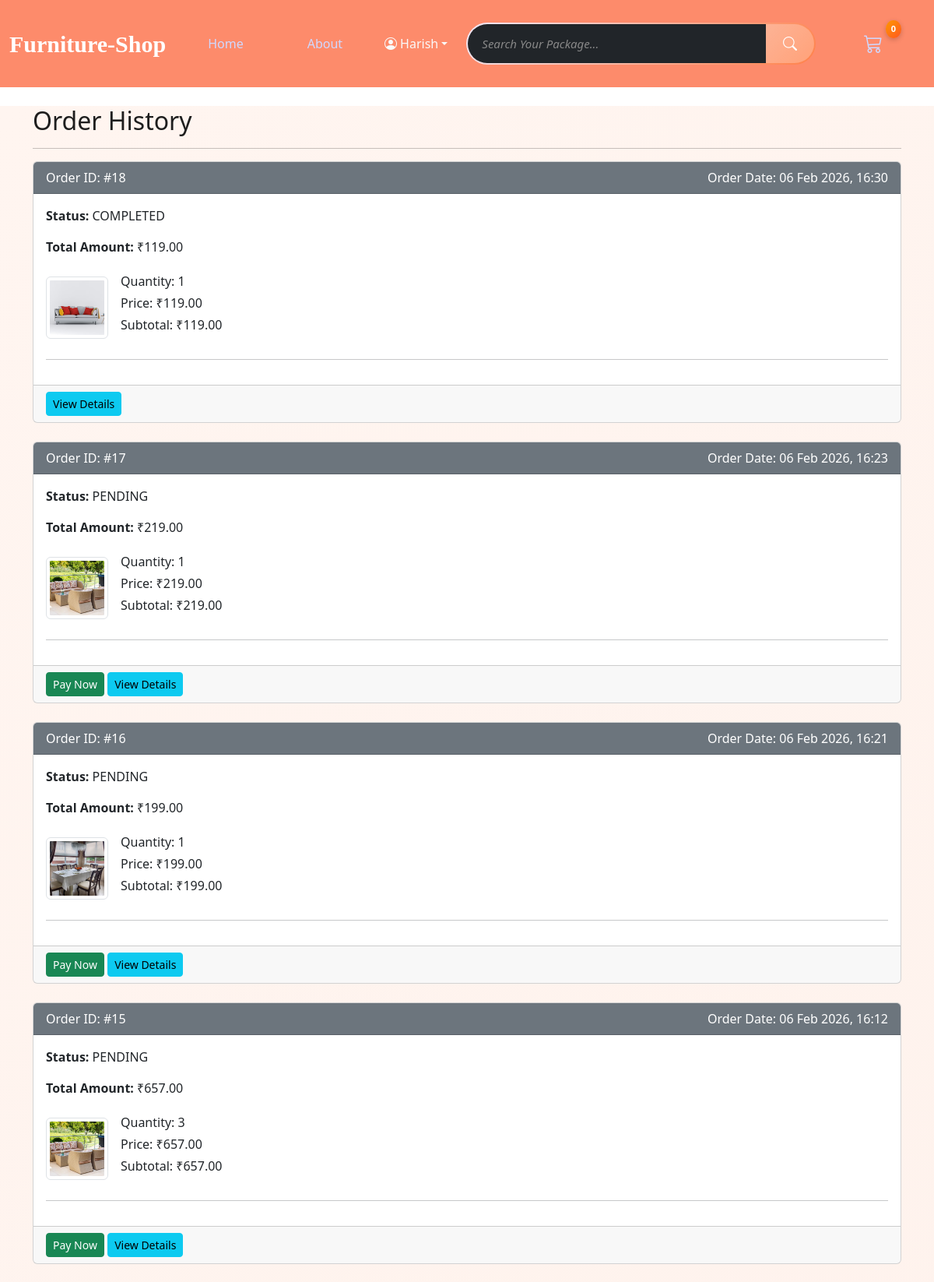
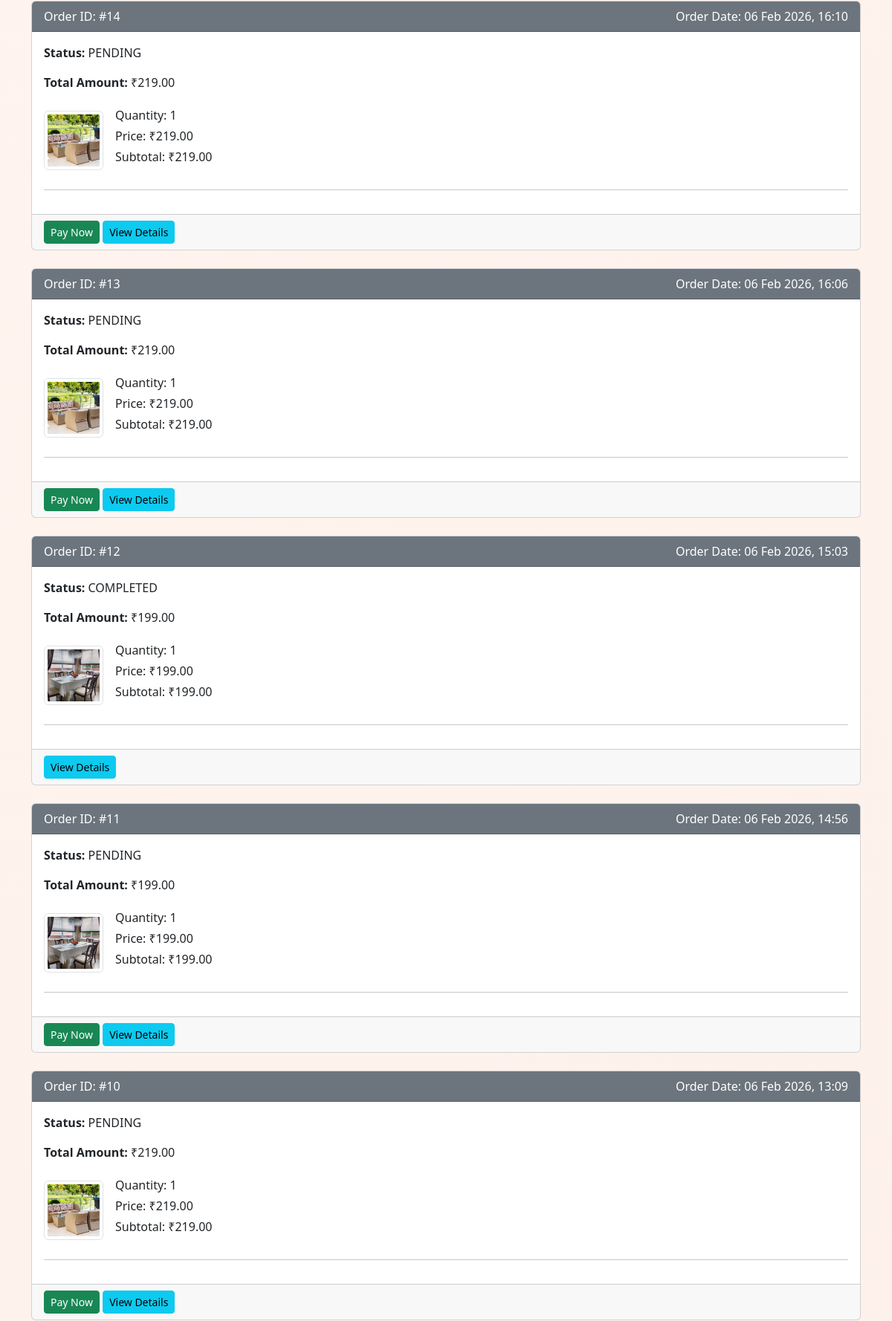
The page /orders/history/v2 (signed in, upper part) on the database its author committed (2 pictures, top to bottom).
### orders/models.py (models this page shows, shortened)
class Order(models.Model):
    user = models.ForeignKey(User, on_delete=models.CASCADE)
    order_date = models.DateTimeField(auto_now_add=True)
    total_amount = models.DecimalField(max_digits=10, decimal_places=2)
    status = models.CharField(max_length=20, choices=[('PENDING','Pending'),('COMPLETED','Completed')])
    razorpay_order_id = models.CharField(max_length=255)
    address = models.ForeignKey(Address, on_delete=models.CASCADE, null=True, blank=True, related_name="orders")

class OrderDetails(models.Model):
    order = models.ForeignKey(Order, related_name="order_details", on_delete=models.CASCADE)
    order_item = models.ForeignKey(Product, on_delete=models.CASCADE)
    quantity = models.PositiveIntegerField()
    price = models.DecimalField(max_digits=10, decimal_places=2)

### products/models.py (models this page shows, shortened)
class Product(models.Model):
    title = models.CharField(max_length=255)
    desc = models.TextField(max_length=500)
    price = models.DecimalField(max_digits=10, decimal_places=2)
    stock = models.PositiveIntegerField()
    thumbnail = models.ImageField(upload_to='products/thumbnails/')
    created_at = models.DateTimeField(auto_now_add=True)
    updated_at = models.DateTimeField(auto_now=True)

### orders/views.py (the view)
# urls.py: path('orders/history/v2', views.order_history_2, name='order_history_2'),
@login_required
def order_history_2(request):
    orders = Order.objects.filter(user=request.user).prefetch_related('order_details').order_by('-order_date')
    return render(request, 'orders/order_history_2.html', {'orders': orders})

### templates/orders/order_history_2.html (shortened to what this page needs)
{% extends 'base/base.html' %}
{% load static %}
{% block content %}
<div class="container mt-4">
    <h2>Order History</h2>
    <hr>
    {% if orders %}
        {% for order in orders %}
        <div class="card mb-4">
            <div class="card-header bg-secondary text-white d-flex justify-content-between">
                <span>Order ID: #{{ order.id }}</span>
                <span>Order Date: {{ order.order_date|date:"d M Y, H:i" }}</span>
            </div>
            <div class="card-body">
                <p><strong>Status:</strong> {{ order.status }}</p>
                <p><strong>Total Amount:</strong> ₹{{ order.total_amount }}</p>
                <div class="ordered-items mt-3">
                    {% for item in order.order_details.all %}
                    <div class="d-flex align-items-center mb-3">
                        <div class="thumbnail me-3">
                            <img src="{{ item.order_item.thumbnail.url }}" alt="{{ item.order_item.name }}" class="img-thumbnail" style="width: 80px; height: 80px; object-fit: cover;">
                        </div>
                        <div class="item-details flex-grow-1">
                            <p class="mb-1">Quantity: {{ item.quantity }}</p>
                            <p class="mb-1">Price: ₹{{ item.price|floatformat:2 }}</p>
                            <p>Subtotal: ₹{{ item.price|floatformat:2 }}</p>
                        </div>
                    </div>
                    <hr>
                    {% endfor %}
                </div>
            </div>
            <div class="card-footer d-flex justify-content-between">
                <div>
                    {% if order.status == 'PENDING' %}
                    <a href="{% url 'payment:create_razorpay_order' order.id %}" class="btn btn-success btn-sm">
                        Pay Now
                    </a>
                    {% endif %}
                    <a href="{% url 'order_detail' order.id %}" class="btn btn-info btn-sm">
                        View Details
                    </a>
                </div>
            </div>
        </div>
        {% endfor %}
    {% else %}
    <div class="alert alert-warning">
        No orders found. <a href="{% url 'home_page' %}" class="alert-link">Start Shopping</a>
    </div>
    {% endif %}
</div>
{% endblock %}

### templates/base/includes/header.html (shortened to what this page needs)
<header>
    <nav class="navbar navbar-expand-lg sticky-top" data-bs-theme="dark">
        <div class="container-fluid">
            <a class="navbar-brand fw-bold" href="{% url 'home_page' %}">
                Furniture-Shop
            </a>
            <div class="collapse navbar-collapse" id="navbarSupportedContent">
                <ul class="navbar-nav me-3 mb-2 mb-lg-0">
                    <li class="nav-item">
                        <a class="nav-link {% if current_page == 'home' %}active{% endif %}"
                            href="{% url 'home_page' %}">Home</a>
                    </li>
                    <li class="nav-item">
                        <a class="nav-link {% if current_page == 'about' %}active{% endif %}"
                            href="{% url 'about_page' %}">About</a>
                    </li>
                </ul>
                <li class="nav-item dropdown">
                    <a class="nav-link dropdown-toggle d-flex align-items-center" href="#" data-bs-toggle="dropdown">
                        <i class="bi bi-person-circle me-1"></i>
                        {% if user.is_authenticated %}
                        {{user.username.capitalize}}
                        {% else %}
                        Hi User!
                        {% endif %}
                    </a>
                </li>
                <form class="d-flex flex-grow-1 mx-lg-4" method="get" action="{% url 'search_products' %}">
                    <input name="q" value="{{ query }}" class="form-control rounded-start" type="search"
                        placeholder="Search Your Package..." aria-label="Search">
                    <button class="btn btn-secondary rounded-end" type="submit">
                        <i class="bi bi-search"></i>
                    </button>
                </form>
                <ul class="navbar-nav ms-auto align-items-center mb-2 mb-lg-0">
                    {% if not user.is_staff %}
                    <li class="nav-item me-3 position-relative">
                        <a class="nav-link" href="{% url 'view_cart' %}">
                            <i class="bi bi-cart3 fs-4"></i>
                            {% if user.is_authenticated %}
                            <span class="cart-badge" id="cart-count">0</span>
                            {% endif %}
                        </a>
                    </li>
                    {% endif %}
                </ul>
            </div>
        </div>
    </nav>
</header>

### static/css/design.css (style rules this page uses)
* { margin: 0; padding: 0; box-sizing: border-box; font-family: "Poppins", system-ui, sans-serif; }
.navbar { background-color: #fd8b6b; }
.nav-item { list-style: none; color: rgb(250, 249, 249) !important; }
.cart-badge { position: absolute; top: -2px; right: -6px; background: linear-gradient(135deg, #ff9800, #ff5722); color: #fff; font-size: 11px; font-weight: 600; padding: 3px 7px; border-radius: 50%; box-shadow: 0 2px 6px rgba(0, 0, 0, 0.2); }
.navbar-brand { font-size: 30px; font-family:Georgia, 'Times New Roman', Times, serif; }
form.d-flex.flex-grow-1.mx-lg-4 { position: relative; max-width: 620px; background: linear-gradient(135deg, #f0e9f7, #ff814a); padding: 2px; border-radius: 40px; transition: 0.4s ease; }
form.d-flex.flex-grow-1.mx-lg-4 input[type="search"] { border: none !important; padding: 14px 18px; font-size: 15px; border-radius: 40px 0 0 40px !important; transition: 0.3s ease; }
form.d-flex.flex-grow-1.mx-lg-4 input::placeholder { color: #888; font-style: italic; }
form.d-flex.flex-grow-1.mx-lg-4 button { border: none !important; padding: 0 22px; border-radius: 0 40px 40px 0 !important; background: rgba(255,255,255,0.25); color: #fff; transition: 0.35s ease; }
form.d-flex.flex-grow-1.mx-lg-4 button i { font-size: 18px; transition: 0.4s ease; }
.navbar-nav { gap: 6px; }
.navbar-nav .nav-link { position: relative; padding: 10px 18px !important; font-weight: 500; color: #cfd8ff !important; border-radius: 30px; transition: all 0.35s ease; margin: 20px; }
.navbar-nav .nav-link::after { content: ""; position: absolute; left: 50%; bottom: 6px; width: 0; height: 2px; background: linear-gradient(90deg, #faa272, #ff4406); border-radius: 5px; transition: 0.4s ease; transform: translateX(-50%); }

### rows shown on the page
Order: id "18", order_date "06 Feb 2026, 16:30", status "COMPLETED", total_amount "119.00"
OrderDetails: order_item.thumbnail (picture), quantity "1", price "119.00"
Order: id "17", order_date "06 Feb 2026, 16:23", status "PENDING", total_amount "219.00", shows "Pay Now"
OrderDetails: order_item.thumbnail (picture), quantity "1", price "219.00"
Order: id "16", order_date "06 Feb 2026, 16:21", status "PENDING", total_amount "199.00", shows "Pay Now"
OrderDetails: order_item.thumbnail (picture), quantity "1", price "199.00"
Order: id "15", order_date "06 Feb 2026, 16:12", status "PENDING", total_amount "657.00", shows "Pay Now"
OrderDetails: order_item.thumbnail (picture), quantity "3", price "657.00"
Order: id "14", order_date "06 Feb 2026, 16:10", status "PENDING", total_amount "219.00", shows "Pay Now"
OrderDetails: order_item.thumbnail (picture), quantity "1", price "219.00"
Order: id "13", order_date "06 Feb 2026, 16:06", status "PENDING", total_amount "219.00", shows "Pay Now"
OrderDetails: order_item.thumbnail (picture), quantity "1", price "219.00"
Order: id "12", order_date "06 Feb 2026, 15:03", status "COMPLETED", total_amount "199.00"
OrderDetails: order_item.thumbnail (picture), quantity "1", price "199.00"
Order: id "11", order_date "06 Feb 2026, 14:56", status "PENDING", total_amount "199.00", shows "Pay Now"
OrderDetails: order_item.thumbnail (picture), quantity "1", price "199.00"
Order: id "10", order_date "06 Feb 2026, 13:09", status "PENDING", total_amount "219.00", shows "Pay Now"
OrderDetails: order_item.thumbnail (picture), quantity "1", price "219.00"

### other values the page prints
{{ user.username.capitalize }} "Harish"
